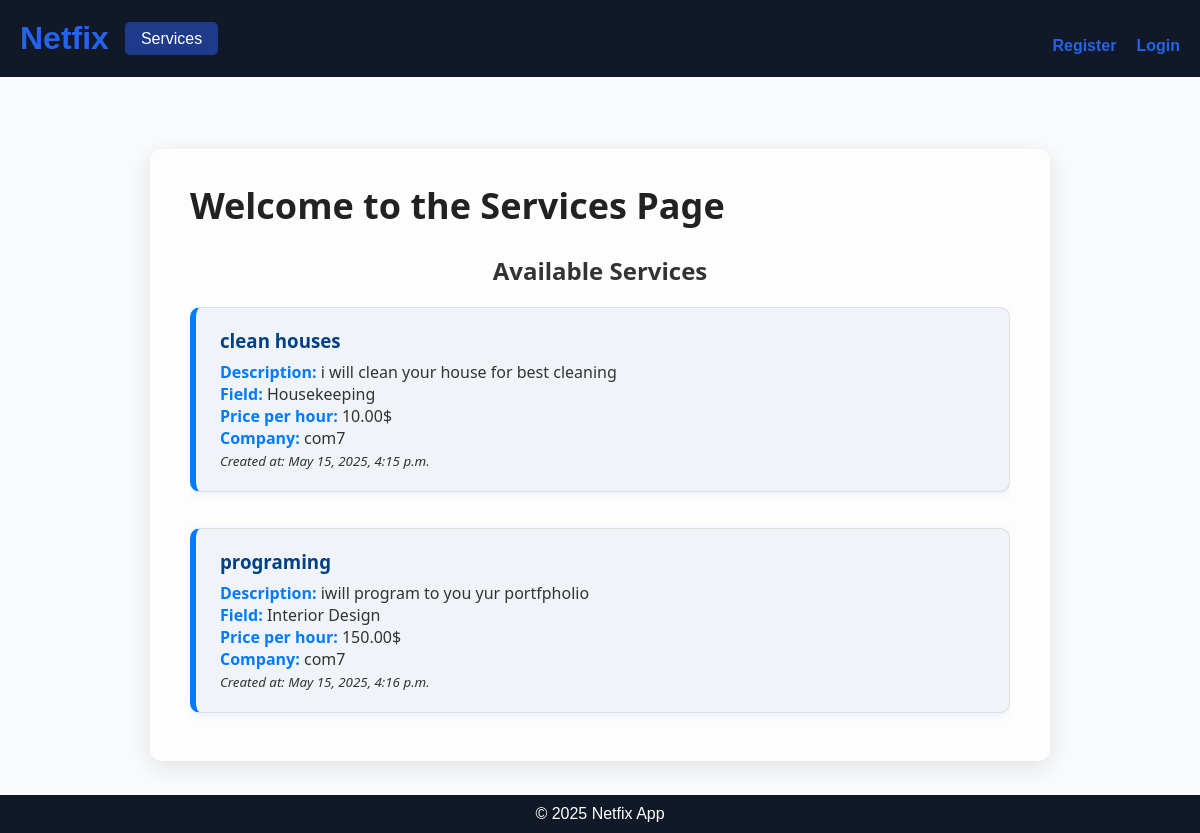
/services/, run on an earlier commit of the app's database.
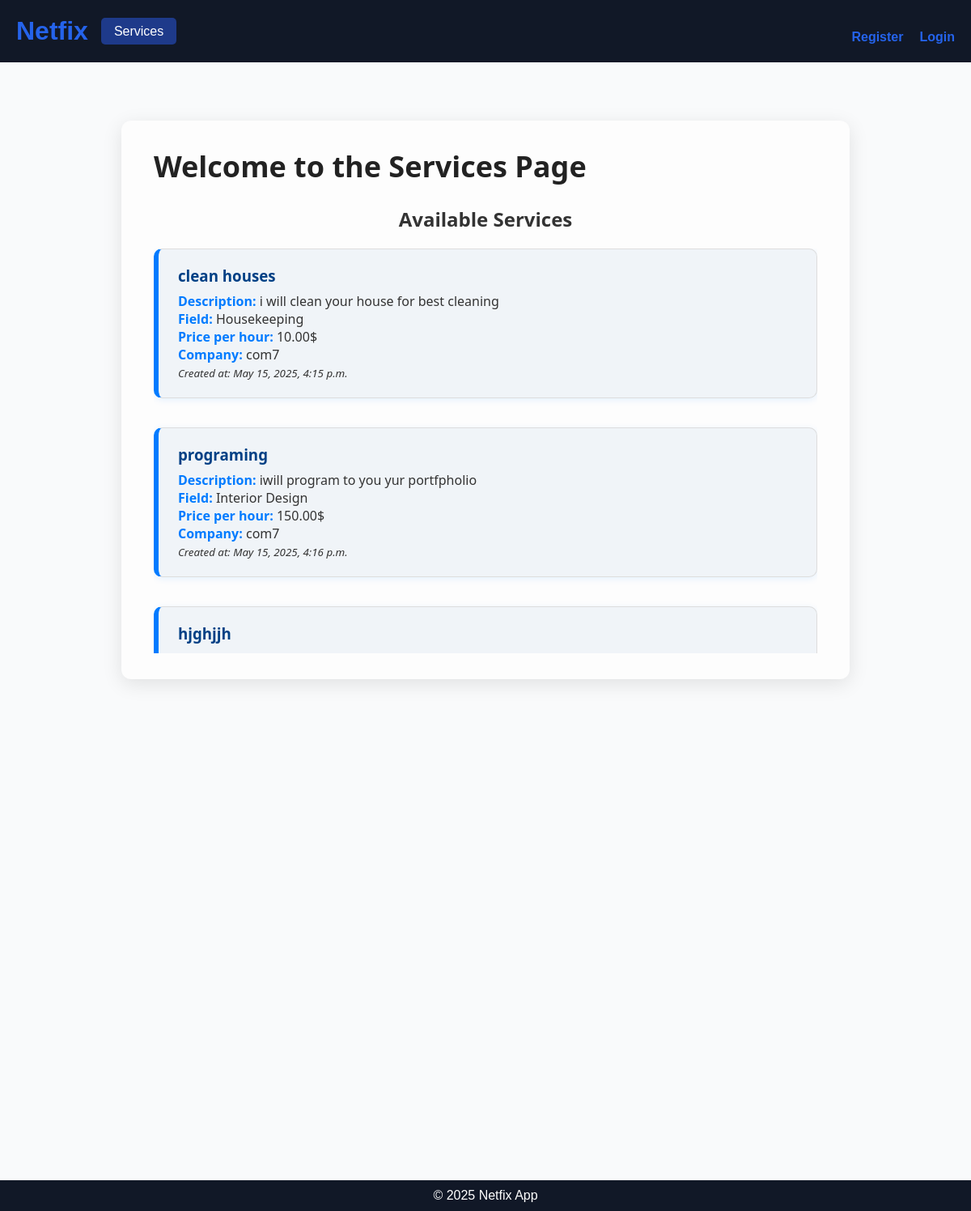
And on a later commit of the database.
### services/models.py (models this page shows, shortened)
class Service(models.Model):
    FIELD_CHOICES = [
        ('Air Conditioner', 'Air Conditioner'),
        ('All in One', 'All in One'),
        ('Carpentry', 'Carpentry'),
        ('Electricity', 'Electricity'),
        ('Gardening', 'Gardening'),
        ('Home Machines', 'Home Machines'),
        ('Housekeeping', 'Housekeeping'),
        ('Interior Design', 'Interior Design'),
        ('Locks', 'Locks'),
        ('Painting', 'Painting'),
        ('Plumbing', 'Plumbing'),
        ('Water Heaters', 'Water Heaters'),
    ]
    name = models.CharField(max_length=100)
    description = models.TextField()
    field = models.CharField(max_length=50, choices=FIELD_CHOICES)
    price_per_hour = models.DecimalField(max_digits=8, decimal_places=2)
    created_at = models.DateTimeField(auto_now_add=True)
    company = models.ForeignKey(settings.AUTH_USER_MODEL, on_delete=models.CASCADE)

### users/models.py (models this page shows, shortened)
class CostumUser(AbstractBaseUser,PermissionsMixin):
    username = models.CharField(max_length=125)
    email = models.EmailField(unique=True)
    is_active = models.BooleanField(default=True)
    is_staff = models.BooleanField(default=False)
    is_company = models.BooleanField(default=False)
    is_customer = models.BooleanField(default=False)
    objects = CostumUserManager()
    USERNAME_FIELD = 'email'
    REQUIRED_FIELDS = ['username']

### services/views.py (the view)
# urls.py: path('',views.servives,name='services'),
def servives(request):
    services = Service.objects.select_related('company').all()
    return  render(request,'services/services.html',{'services':services})

### services/templates/services/services.html (shortened to what this page needs)
{% extends 'main/base.html' %}
{% load static %}
{% block content %}
<div class="services-container">
  <div class="services-header">
    <h1>Welcome to the Services Page</h1>
  </div>
  <h2>Available Services</h2>
  <ul class="services-list">
    {% for service in services %}
    <li class="service-item">
        <h3>{{ service.name }}</h3>
        <p><strong>Description:</strong> {{ service.description }}</p>
        <p><strong>Field:</strong> {{ service.get_field_display }}</p>
        <p><strong>Price per hour:</strong> {{ service.price_per_hour }}$</p>
        <p><strong>Company:</strong> {{ service.company.username }}</p>
        <p><small><em>Created at: {{ service.created_at|date:"F j, Y, g:i a" }}</em></small></p>
      </li>
    {% empty %}
      <li>No services available at the moment.</li>
    {% endfor %}
  </ul>
</div>
{% endblock %}

What changed in the data, as far as the page shows it:
added Service: name "hjghjjh"
